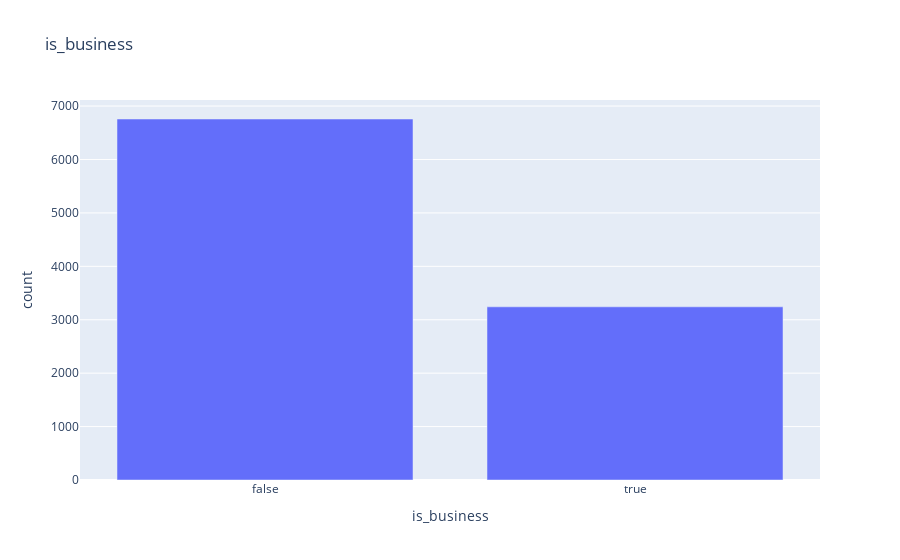
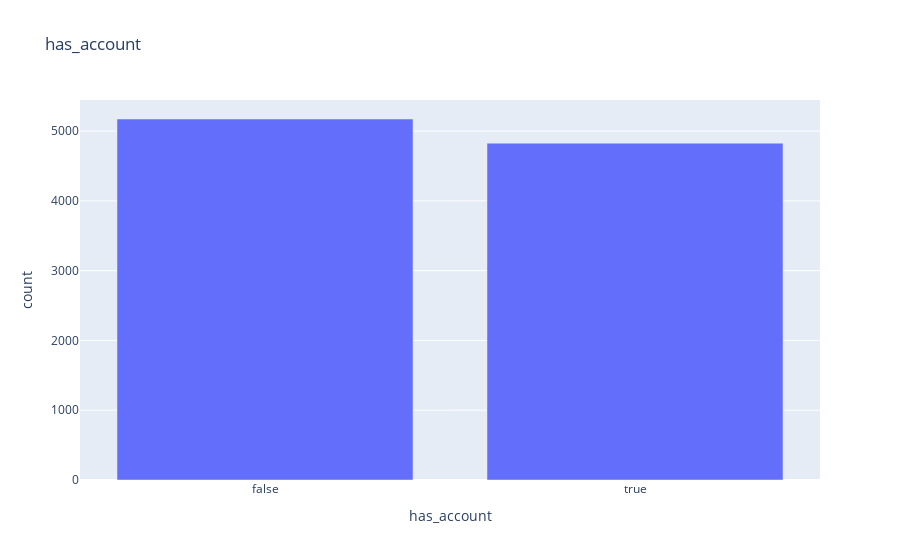
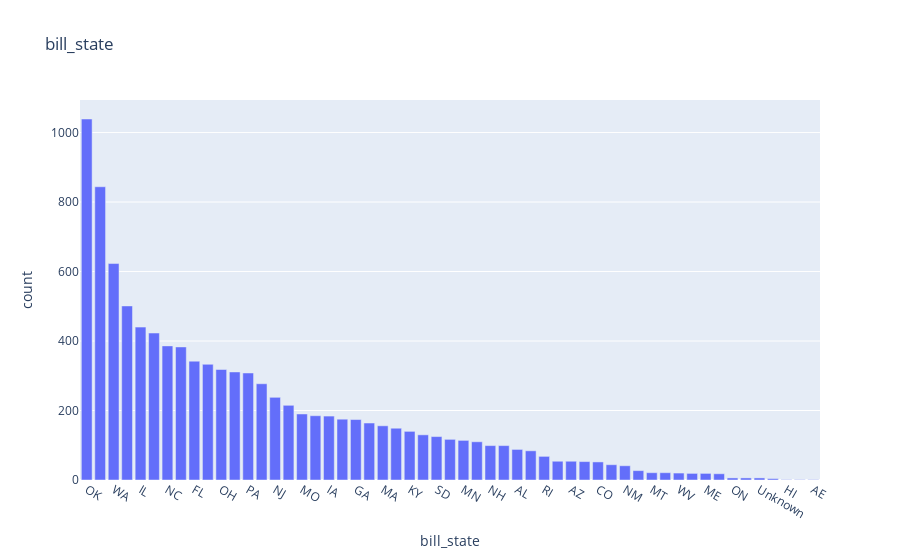
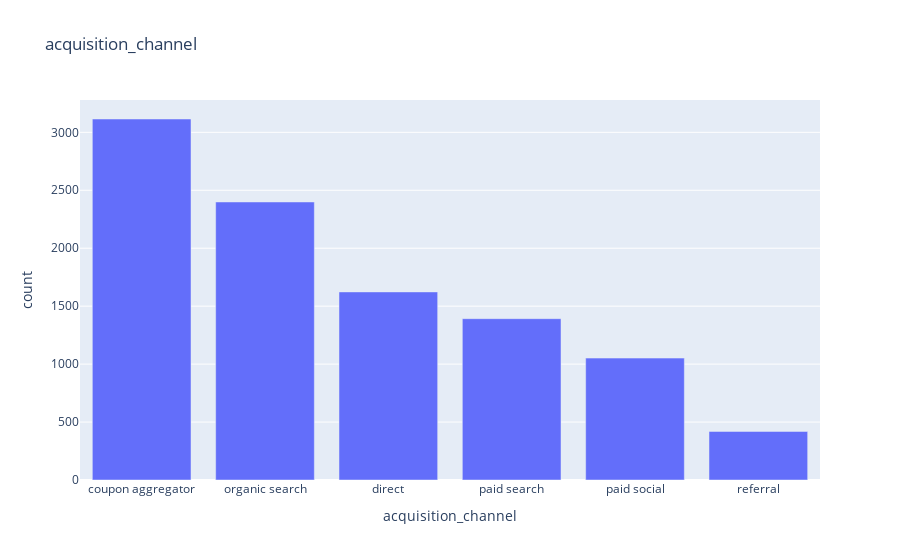

Notebook code for these charts, in order:
### Markdown cell above
#### Categorical features

As part of data exploration, I made descriptive figures of the features, so I can see the distribtions for each variable.

### Code cell
col = ['is_business', 'has_account', 'bill_state','acquisition_channel']
for i in col:
    plot_bars(df_customers, i)

### Figure 1 — Plotly figure (JSON) as saved in the notebook; plotly's stock layout.template omitted (floating-point values rounded to 4 significant figures)
{"data": [{"alignmentgroup": "True", "hovertemplate": "is_business=%{x}<br>count=%{y}<extra></extra>", "legendgroup": "", "marker": {"color": "#636efa", "pattern": {"shape": ""}}, "name": "", "offsetgroup": "", "orientation": "v", "showlegend": false, "textposition": "auto", "type": "bar", "x": [false, true], "xaxis": "x", "y": [6758, 3242], "yaxis": "y"}], "layout": {"barmode": "relative", "legend": {"tracegroupgap": 0}, "title": {"text": "is_business"}, "xaxis": {"anchor": "y", "domain": [0, 1], "title": {"text": "is_business"}, "type": "category"}, "yaxis": {"anchor": "x", "domain": [0, 1], "title": {"text": "count"}}}}

### Figure 2 — Plotly figure (JSON) as saved in the notebook; plotly's stock layout.template omitted (floating-point values rounded to 4 significant figures)
{"data": [{"alignmentgroup": "True", "hovertemplate": "has_account=%{x}<br>count=%{y}<extra></extra>", "legendgroup": "", "marker": {"color": "#636efa", "pattern": {"shape": ""}}, "name": "", "offsetgroup": "", "orientation": "v", "showlegend": false, "textposition": "auto", "type": "bar", "x": [false, true], "xaxis": "x", "y": [5173, 4827], "yaxis": "y"}], "layout": {"barmode": "relative", "legend": {"tracegroupgap": 0}, "title": {"text": "has_account"}, "xaxis": {"anchor": "y", "domain": [0, 1], "title": {"text": "has_account"}, "type": "category"}, "yaxis": {"anchor": "x", "domain": [0, 1], "title": {"text": "count"}}}}

### Figure 3 — Plotly figure (JSON) as saved in the notebook; plotly's stock layout.template omitted (floating-point values rounded to 4 significant figures)
{"data": [{"alignmentgroup": "True", "hovertemplate": "bill_state=%{x}<br>count=%{y}<extra></extra>", "legendgroup": "", "marker": {"color": "#636efa", "pattern": {"shape": ""}}, "name": "", "offsetgroup": "", "orientation": "v", "showlegend": false, "textposition": "auto", "type": "bar", "x": ["OK", "CA", "WA", "TX", "IL", "NY", "NC", "VA", "FL", "SC", "OH", "MD", "PA", "IN", "NJ", "TN", "MO", "VT", "IA", "MI", "GA", "MS", "MA", "CT", "KY", "WI", "SD", "AR", "MN", "LA", "NH", "NE", "AL", "ND", "RI", "KS", "AZ", "OR", "CO", "UT", "NM", "WY", "MT", "NV", "WV", "AK", "ME", "ID", "ON", "DE", "Unknown", "DC", "HI", "BC", "AE"], "xaxis": "x", "y": [1039, 844, 623, 501, 440, 423, 386, 383, 342, 333, 318, 311, 308, 277, 238, 215, 190, 185, 184, 175, 174, 164, 156, 149, 140, 130, 125, 117, 114, 110, 99, 99, 88, 84, 68, 54, 54, 53, 52, 44, 41, 27, 21, 21, 20, 19, 19, 18, 6, 6, 6, 4, 1, 1, 1], "yaxis": "y"}], "layout": {"barmode": "relative", "legend": {"tracegroupgap": 0}, "title": {"text": "bill_state"}, "xaxis": {"anchor": "y", "domain": [0, 1], "title": {"text": "bill_state"}, "type": "category"}, "yaxis": {"anchor": "x", "domain": [0, 1], "title": {"text": "count"}}}}

### Figure 4 — Plotly figure (JSON) as saved in the notebook; plotly's stock layout.template omitted (floating-point values rounded to 4 significant figures)
{"data": [{"alignmentgroup": "True", "hovertemplate": "acquisition_channel=%{x}<br>count=%{y}<extra></extra>", "legendgroup": "", "marker": {"color": "#636efa", "pattern": {"shape": ""}}, "name": "", "offsetgroup": "", "orientation": "v", "showlegend": false, "textposition": "auto", "type": "bar", "x": ["coupon aggregator", "organic search", "direct", "paid search", "paid social", "referral"], "xaxis": "x", "y": [3115, 2399, 1623, 1392, 1052, 419], "yaxis": "y"}], "layout": {"barmode": "relative", "legend": {"tracegroupgap": 0}, "title": {"text": "acquisition_channel"}, "xaxis": {"anchor": "y", "domain": [0, 1], "title": {"text": "acquisition_channel"}, "type": "category"}, "yaxis": {"anchor": "x", "domain": [0, 1], "title": {"text": "count"}}}}
